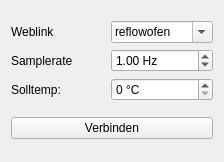
<?xml version="1.0" encoding="UTF-8"?>
<ui version="4.0">
 <class>Form</class>
 <widget class="QWidget" name="Form">
  <property name="geometry">
   <rect>
    <x>0</x>
    <y>0</y>
    <width>224</width>
    <height>162</height>
   </rect>
  </property>
  <property name="windowTitle">
   <string>Form</string>
  </property>
  <layout class="QVBoxLayout" name="verticalLayout">
   <item>
    <layout class="QGridLayout" name="gridLayout">
     <item row="0" column="2">
      <widget class="QComboBox" name="comboBox">
       <property name="editable">
        <bool>true</bool>
       </property>
       <item>
        <property name="text">
         <string>reflowofen</string>
        </property>
       </item>
       <item>
        <property name="text">
         <string>reflowplatte</string>
        </property>
       </item>
      </widget>
     </item>
     <item row="2" column="0">
      <widget class="QLabel" name="label_2">
       <property name="text">
        <string>Solltemp:</string>
       </property>
      </widget>
     </item>
     <item row="0" column="0">
      <widget class="QLabel" name="label">
       <property name="text">
        <string>Weblink</string>
       </property>
      </widget>
     </item>
     <item row="2" column="2">
      <widget class="QSpinBox" name="spinBox">
       <property name="suffix">
        <string> °C</string>
       </property>
       <property name="maximum">
        <number>270</number>
       </property>
      </widget>
     </item>
     <item row="1" column="2">
      <widget class="QDoubleSpinBox" name="samplerateSpinBox">
       <property name="suffix">
        <string> Hz</string>
       </property>
       <property name="decimals">
        <number>2</number>
       </property>
       <property name="minimum">
        <double>0.010000000000000</double>
       </property>
       <property name="maximum">
        <double>99999999.989999994635582</double>
       </property>
       <property name="singleStep">
        <double>1.000000000000000</double>
       </property>
       <property name="value">
        <double>1.000000000000000</double>
       </property>
      </widget>
     </item>
     <item row="1" column="0">
      <widget class="QLabel" name="label_3">
       <property name="text">
        <string>Samplerate</string>
       </property>
      </widget>
     </item>
    </layout>
   </item>
   <item>
    <widget class="QPushButton" name="pushButton">
     <property name="text">
      <string>Verbinden</string>
     </property>
    </widget>
   </item>
  </layout>
 </widget>
 <resources/>
 <connections/>
</ui>
